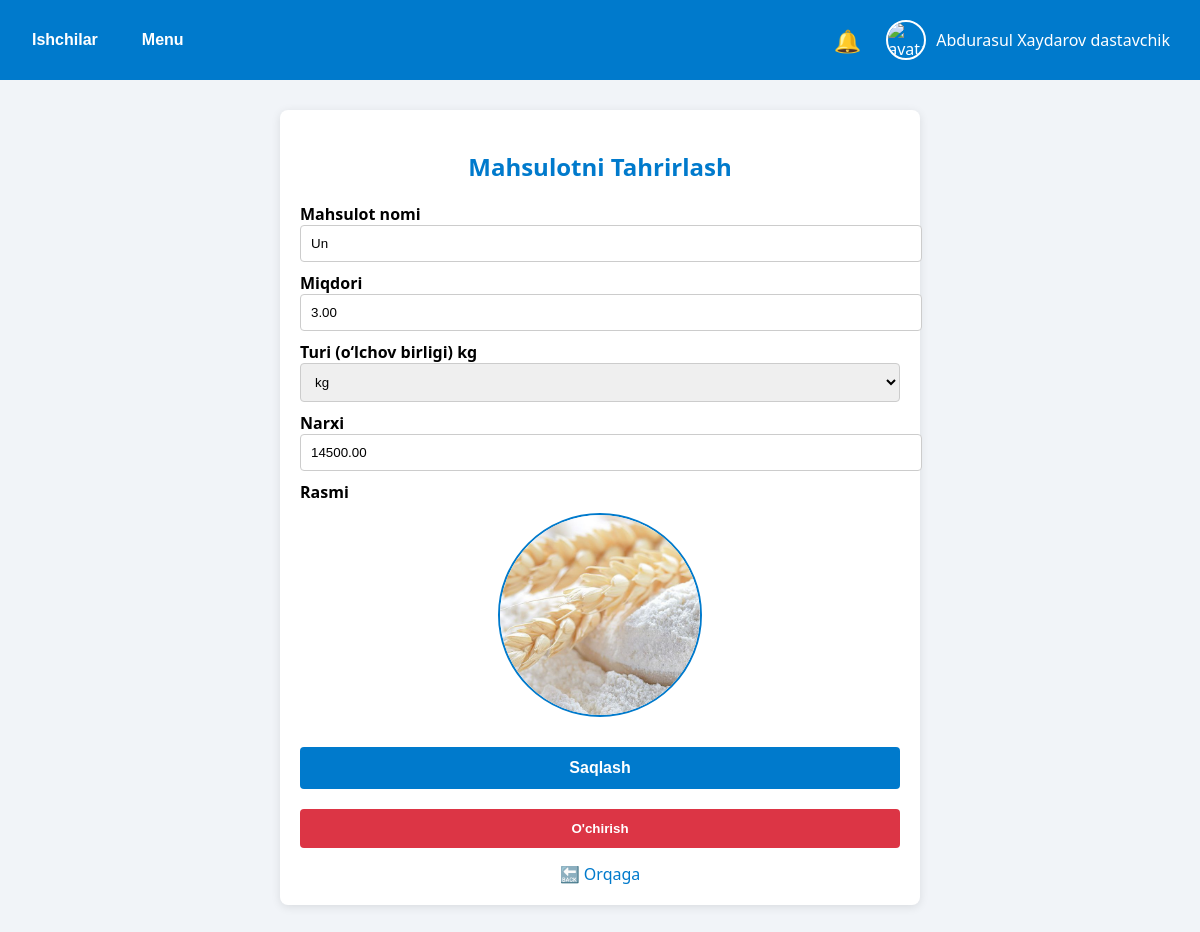
The page /product/1/ (signed in) on the database as committed earlier.
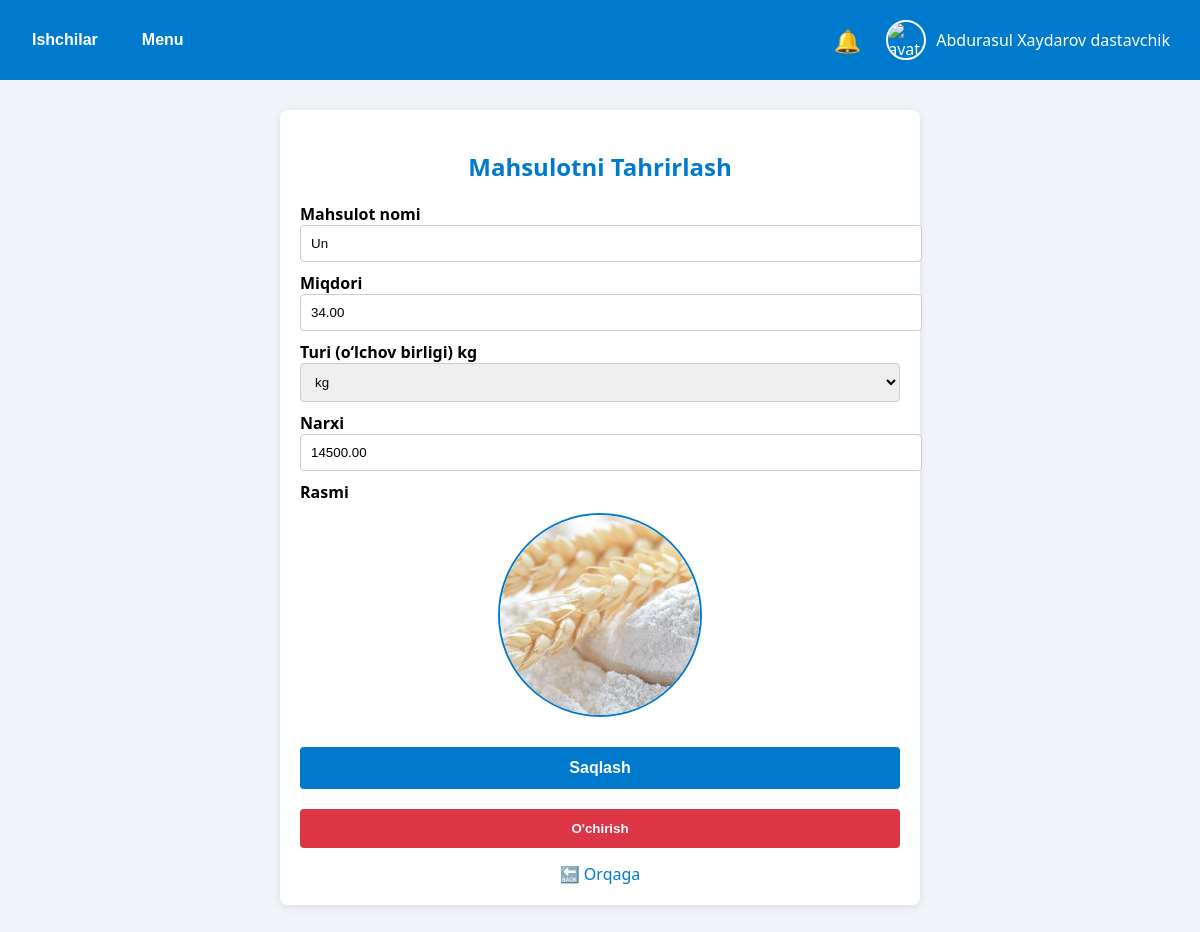
The same page on the database as committed later.
### main/models.py (models this page shows, shortened)
class User(AbstractUser):
    id = models.BigAutoField(primary_key=True)
    USER_TYPES = (
        ('pazanda', 'Pazanda'),
        ('yetkazib_beruvchi', 'Yetkazib Beruvchi'),
        ('ega', 'Ega'),
    )
    login=models.CharField(max_length=255, blank=True, null=True)
    password = models.CharField(max_length=255, blank=True, null=True)
    tuliq_ismi = models.CharField(max_length=255, blank=True, null=True)
    type = models.CharField(max_length=20, choices=USER_TYPES)
    token = models.CharField(max_length=255, blank=True, null=True)
    tg_id = models.CharField(max_length=100, blank=True, null=True)
    tel_raqami = models.CharField(max_length=100, blank=True, null=True)
    is_active = models.BooleanField(default=True)
    @property
    def rasmi(self):
        if self.type == 'yetkazib_beruvchi':
            try:
                return YetkazibBeruvchi.objects.get(user=self).rasmi.url
            except YetkazibBeruvchi.DoesNotExist:
                return None
        elif self.type == 'pazanda':
            try:
                return Pazanda.objects.get(user=self).rasmi.url
            except Pazanda.DoesNotExist:
                return None
        return None

class Mahsulot(models.Model):
    nomi = models.CharField(max_length=255)
    rasmi = models.ImageField(upload_to='mahsulotlar/')
    narxi = models.DecimalField(max_digits=10, decimal_places=2)
    turi = models.ForeignKey(MahsulotTuri, on_delete=models.CASCADE)
    miqdori = models.FloatField(default=0)

class MahsulotTuri(models.Model):
    nomi = models.CharField(max_length=100)  # kg, dona, l
    def __str__(self):
        return self.nomi

### main/views.py (the view, shortened to what this page needs)
# urls.py: path('product/<int:mahsulot_id>/', seemahsulot, name='seeproduct'),
@login_required(login_url='login')
def seemahsulot(request, mahsulot_id):
    mahsulot = Mahsulot.objects.get(id=mahsulot_id)
    turs=MahsulotTuri.objects.all()
    return render(request, 'seemahsulot.html', {'mahsulot': mahsulot,'turs':turs})

### main/templates/seemahsulot.html (shortened to what this page needs)
{% extends 'egabase.html' %}
{% load static %}
{% block content %}
<div style="max-width: 600px; margin: 30px auto; background: #fff; padding: 20px; border-radius: 8px; box-shadow: 0 2px 10px rgba(0,0,0,0.1);">
    <h2 style="color: #007acc; text-align: center; margin-bottom: 20px;">Mahsulotni Tahrirlash</h2>
    <form method="POST" enctype="multipart/form-data">
        <label for="nomi" style="font-weight: bold;">Mahsulot nomi</label>
        <input type="text" id="nomi" name="nomi" value="{{ mahsulot.nomi }}" required
               style="width: 100%; padding: 10px; margin-bottom: 10px; border: 1px solid #ccc; border-radius: 4px;">
        <label for="miqdori" style="font-weight: bold;">Miqdori</label>
        <input type="number" id="miqdori" name="miqdori" value="{{ mahsulot.miqdori }}" required
               style="width: 100%; padding: 10px; margin-bottom: 10px; border: 1px solid #ccc; border-radius: 4px;">
        <label for="turi" style="font-weight: bold;">Turi (o‘lchov birligi) {{ mahsulot.turi }}  </label>
       <select id="turi" name="turi" required
               style="width: 100%; padding: 10px; margin-bottom: 10px; border: 1px solid #ccc; border-radius: 4px;">
               {% for tur in turs%}
               <option value="{{ tur.nomi }}" {%  if mahsulot.turi.nomi == tur.nomi %} selected  {% endif %} >{{ tur.nomi }}</option>
               {% endfor %}
               </select>
        <label for="narxi" style="font-weight: bold;">Narxi</label>
        <input type="number" id="narxi" name="narxi" value="{{ mahsulot.narxi }}" step="0.01" required
               style="width: 100%; padding: 10px; margin-bottom: 10px; border: 1px solid #ccc; border-radius: 4px;">
        <label for="rasmi_input" style="display: block; font-weight: bold;">Rasmi</label>
        <img src="{% if mahsulot.rasmi %}{{ mahsulot.rasmi.url }}{% else %}{% static 'images/default_product.jpg' %}{% endif %}"
             alt="Mahsulot rasmi"
             id="preview-rasm"
             style="width: 200px; height: 200px; object-fit: cover; border-radius: 50%; border: 2px solid #007acc; margin: 10px auto; display: block; cursor: pointer;">
        <button type="submit"
                style="margin-top: 20px; width: 100%; padding: 12px; background: #007acc; color: #fff; border: none; border-radius: 4px; font-size: 16px; font-weight: bold; cursor: pointer;">
            Saqlash
        </button>
        <a href="{% url 'delprdct' mahsulot.id %}" >
            <button type="button"
                    style="margin-top: 20px;  width: 100%; padding: 12px; background-color: #dc3545; color: white; border: none; border-radius: 4px; font-weight: bold; cursor: pointer;"
            >
                O'chirish
            </button>
        </a>
    </form>
    <a href="{% url 'main' %}" style="display: inline-block; margin-top: 15px; text-align: center; width: 100%; text-decoration: none; color: #007acc;">
        🔙 Orqaga
    </a>
</div>
{% endblock %}

### main/templates/egabase.html (shortened to what this page needs)
<!DOCTYPE html>
{% load static %}
<html lang="uz">
<head>
</head>
<body>
<header>
    <div class="left-nav">
        <div class="nav-group">
            <button class="nav-toggle">Ishchilar</button>
        </div>
        <div class="nav-group">
            <button class="nav-toggle">Menu</button>
        </div>
    </div>
    <div class="right-nav">
        <a href="{% url 'main' %}" class="notif-icon">🔔</a>
        <div class="profile-wrapper">
            <div class="profile">
                <img src="{% if request.user.rasmi %}{{ request.user.rasmi.url }}{% else %}{% static 'images/default_avatar.jpg' %}{% endif %}" alt="avatar">
                <span class="profile-name">{{ request.user.tuliq_ismi }}</span>
            </div>
        </div>
    </div>
</header>
{% block content %}{% endblock %}
</body>
</html>

### main/templates/egabase.html (style rules this page uses)
body { margin: 0; font-family: 'Segoe UI', Tahoma, Geneva, Verdana, sans-serif; background-color: #f1f4f8; }
header { background-color: #007acc; color: white; padding: 15px 20px; display: flex; justify-content: space-between; align-items: center; flex-wrap: wrap; }
.left-nav { display: flex; gap: 20px; flex-wrap: wrap; }
.nav-group { position: relative; }
.nav-toggle { background: none; border: none; color: white; font-weight: bold; cursor: pointer; font-size: 16px; padding: 8px 12px; border-radius: 4px; transition: background-color 0.2s; }
.right-nav { display: flex; align-items: center; gap: 15px; }
.notif-icon { font-size: 22px; cursor: pointer; transition: color 0.2s; color: white; text-decoration: none; }
.profile-wrapper { position: relative; display: inline-block; }
.profile { display: inline-flex; align-items: center; gap: 10px; cursor: pointer; padding: 5px 10px; }
.profile img { width: 36px; height: 36px; border-radius: 50%; object-fit: cover; border: 2px solid #fff; }
.profile-name { color: white; text-decoration: none; font-weight: 500; white-space: nowrap; }

Rows that differ between the two databases and show on the page:
changed Mahsulot "Un": miqdori "3.00" → "34.00"
